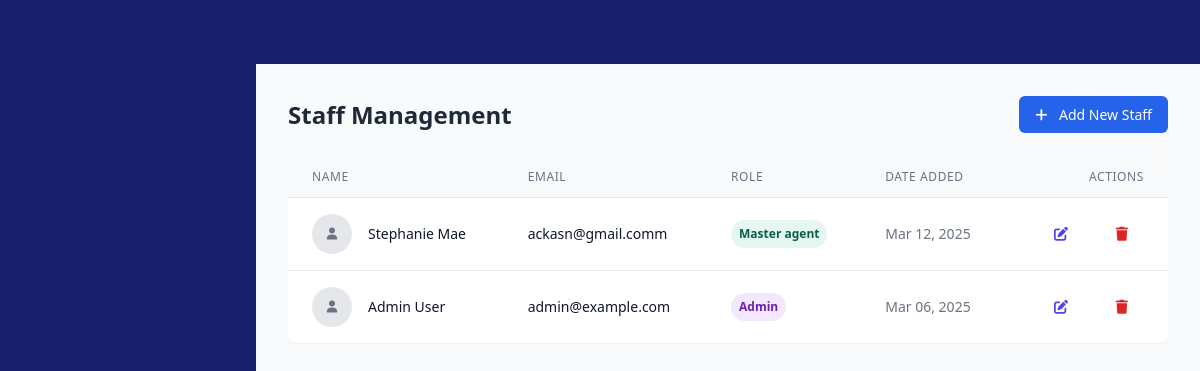
The page /admin/staff_management.php (signed in) on the database as committed earlier.
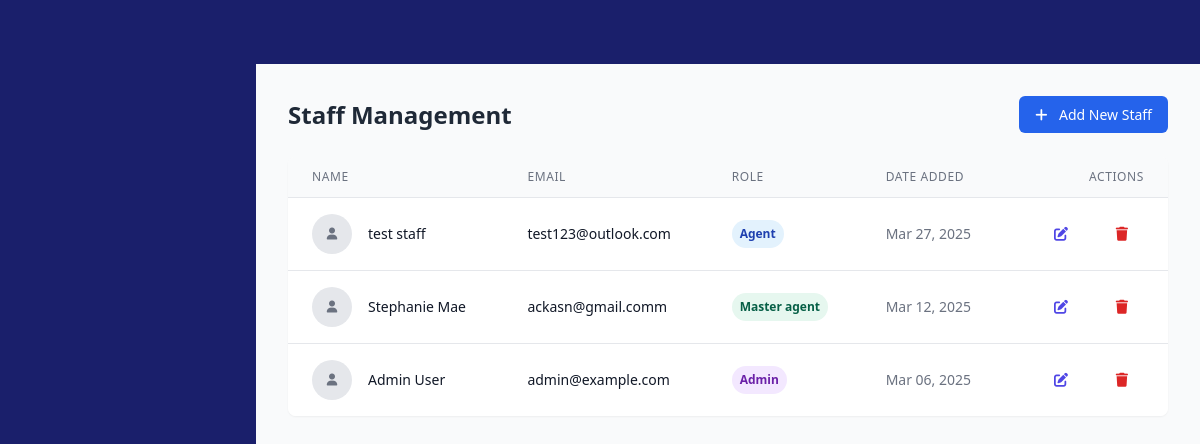
The same page on the database as committed later.
### tables this page shows
CREATE TABLE `staff_members` (
  `id` int(11) NOT NULL,
  `name` varchar(255) NOT NULL,
  `password` varchar(255) NOT NULL,
  `email` varchar(255) NOT NULL,
  `role` enum('admin','master_agent','agent') NOT NULL,
  `created_at` timestamp NOT NULL DEFAULT current_timestamp(),
  `updated_at` timestamp NOT NULL DEFAULT current_timestamp() ON UPDATE current_timestamp()
);

### admin/staff_management.php (the view, shortened to what the changed rows need)
<?php
$edit_input = [];
$mysqli = db_connect();
$sql = "SELECT id, name, email, role, created_at FROM staff_members WHERE id != ? ORDER BY created_at DESC";
$stmt = $mysqli->prepare($sql);
$stmt->bind_param("i", $_SESSION['user_id']);
$stmt->execute();
$result = $stmt->get_result();
$staff_members = $result->fetch_all(MYSQLI_ASSOC);
?>
<!DOCTYPE html>
<html lang="en">
<head>
    <script src="https://cdn.tailwindcss.com"></script>
    <link rel="stylesheet" href="https://cdnjs.cloudflare.com/ajax/libs/font-awesome/6.4.0/css/all.min.css">
    <link rel="stylesheet" href="assets/css/dashboard.css">
</head>
<div x-data="{
    showModal: <?php echo isset($_GET['show_modal']) ? 'true' : 'false'; ?>,
    showEditModal: <?php echo isset($_SESSION['edit_error']) ? 'true' : 'false'; ?>,
    editUserId: <?php echo isset($edit_input['id']) ? $edit_input['id'] : 'null'; ?>,
    editName: '<?php echo isset($edit_input['name']) ? addslashes($edit_input['name']) : ''; ?>',
    editEmail: '<?php echo isset($edit_input['email']) ? addslashes($edit_input['email']) : ''; ?>',
    editRole: '<?php echo isset($edit_input['role']) ? addslashes($edit_input['role']) : ''; ?>',
    editSuccess: <?php echo isset($_GET['edit_success']) ? 'true' : 'false'; ?>,
    editedUser: '<?php echo isset($_GET['user']) ? htmlspecialchars($_GET['user']) : ''; ?>'
}" x-init="() => {
    <?php if (isset($_SESSION['edit_error'])): ?>
    // Clear the session flag
    <?php unset($_SESSION['edit_error']); ?>
    <?php endif; ?>
}">
    <div class="flex pt-16">
        <main class="flex-1 p-8 bg-gray-50" :class="{ 'blur-sm': showModal || showEditModal }">
            <div class="max-w-6xl mx-auto">
                <div class="flex justify-between items-center mb-6">
                    <h1 class="text-2xl font-bold text-gray-800">Staff Management</h1>
                </div>
                <div class="bg-white shadow-md rounded-lg overflow-hidden">
                    <table class="min-w-full divide-y divide-gray-200">
                        <thead class="bg-gray-50">
                            <tr>
                                <th scope="col"
                                    class="px-6 py-3 text-left text-xs font-medium text-gray-500 uppercase tracking-wider">
                                    Name</th>
                                <th scope="col"
                                    class="px-6 py-3 text-left text-xs font-medium text-gray-500 uppercase tracking-wider">
                                    Email</th>
                                <th scope="col"
                                    class="px-6 py-3 text-left text-xs font-medium text-gray-500 uppercase tracking-wider">
                                    Role</th>
                                <th scope="col"
                                    class="px-6 py-3 text-left text-xs font-medium text-gray-500 uppercase tracking-wider">
                                    Date Added</th>
                                <th scope="col"
                                    class="px-6 py-3 text-right text-xs font-medium text-gray-500 uppercase tracking-wider">
                                    Actions</th>
                            </tr>
                        </thead>
                        <tbody class="bg-white divide-y divide-gray-200">
                            <?php if (count($staff_members) > 0): ?>
                                <?php foreach ($staff_members as $staff): ?>
                                    <tr>
                                        <td class="px-6 py-4 whitespace-nowrap">
                                            <div class="flex items-center">
                                                <div class="flex-shrink-0 h-10 w-10">
                                                    <div
                                                        class="h-10 w-10 rounded-full bg-gray-200 flex items-center justify-center">
                                                        <i class="fas fa-user text-gray-500"></i>
                                                    </div>
                                                </div>
                                                <div class="ml-4">
                                                    <div class="text-sm font-medium text-gray-900">
                                                        <?php echo htmlspecialchars($staff['name']); ?>
                                                    </div>
                                                </div>
                                            </div>
                                        </td>
                                        <td class="px-6 py-4 whitespace-nowrap">
                                            <div class="text-sm text-gray-900">
                                                <?php echo htmlspecialchars($staff['email']); ?>
                                            </div>
                                        </td>
                                        <td class="px-6 py-4 whitespace-nowrap">
                                            <span class="px-2 inline-flex text-xs leading-5 font-semibold rounded-full
                                                <?php
                                                if ($staff['role'] == 'admin')
                                                    echo 'bg-purple-100 text-purple-800';
                                                elseif ($staff['role'] == 'master_agent')
                                                    echo 'bg-green-100 text-green-800';
                                                else
                                                    echo 'bg-blue-100 text-blue-800';
                                                ?>">
                                                <?php echo ucfirst(str_replace('_', ' ', htmlspecialchars($staff['role']))); ?>
                                            </span>
                                        </td>
                                        <td class="px-6 py-4 whitespace-nowrap text-sm text-gray-500">
                                            <?php echo date('M d, Y', strtotime($staff['created_at'])); ?>
                                        </td>
                                        <td class="px-6 py-4 whitespace-nowrap text-right text-sm font-medium">
                                            <button @click="
    showEditModal = true;
    editUserId = <?php echo $staff['id']; ?>;
    editName = '<?php echo addslashes(htmlspecialchars($staff['name'])); ?>';
    editEmail = '<?php echo addslashes(htmlspecialchars($staff['email'])); ?>';
    editRole = '<?php echo addslashes(htmlspecialchars($staff['role'])); ?>';
    $nextTick(() => {
        document.getElementById('edit_name').value = editName;
        document.getElementById('edit_email').value = editEmail;
        document.getElementById('edit_role').value = editRole;
    });" class="text-indigo-600 hover:text-indigo-900 mr-3 bg-transparent border-none cursor-pointer focus:outline-none">
                                                <i class="fas fa-edit"></i>
                                            </button>
                                            <div x-data="{ showConfirm: false }" class="inline-block">
                                                <button @click="showConfirm = true" class="text-red-600 hover:text-red-900">
                                                    <i class="fas fa-trash"></i>
                                                </button>
                                            </div>
                                        </td>
                                    </tr>
                                <?php endforeach; ?>
                            <?php endif; ?>
                        </tbody>
                    </table>
                </div>
            </div>
        </main>
    </div>
</div>
</html>

Rows that differ between the two databases and show on the page:
added staff_members: name "test staff", email "test123@outlook.com", role "Agent", created_at "Mar 27, 2025"
